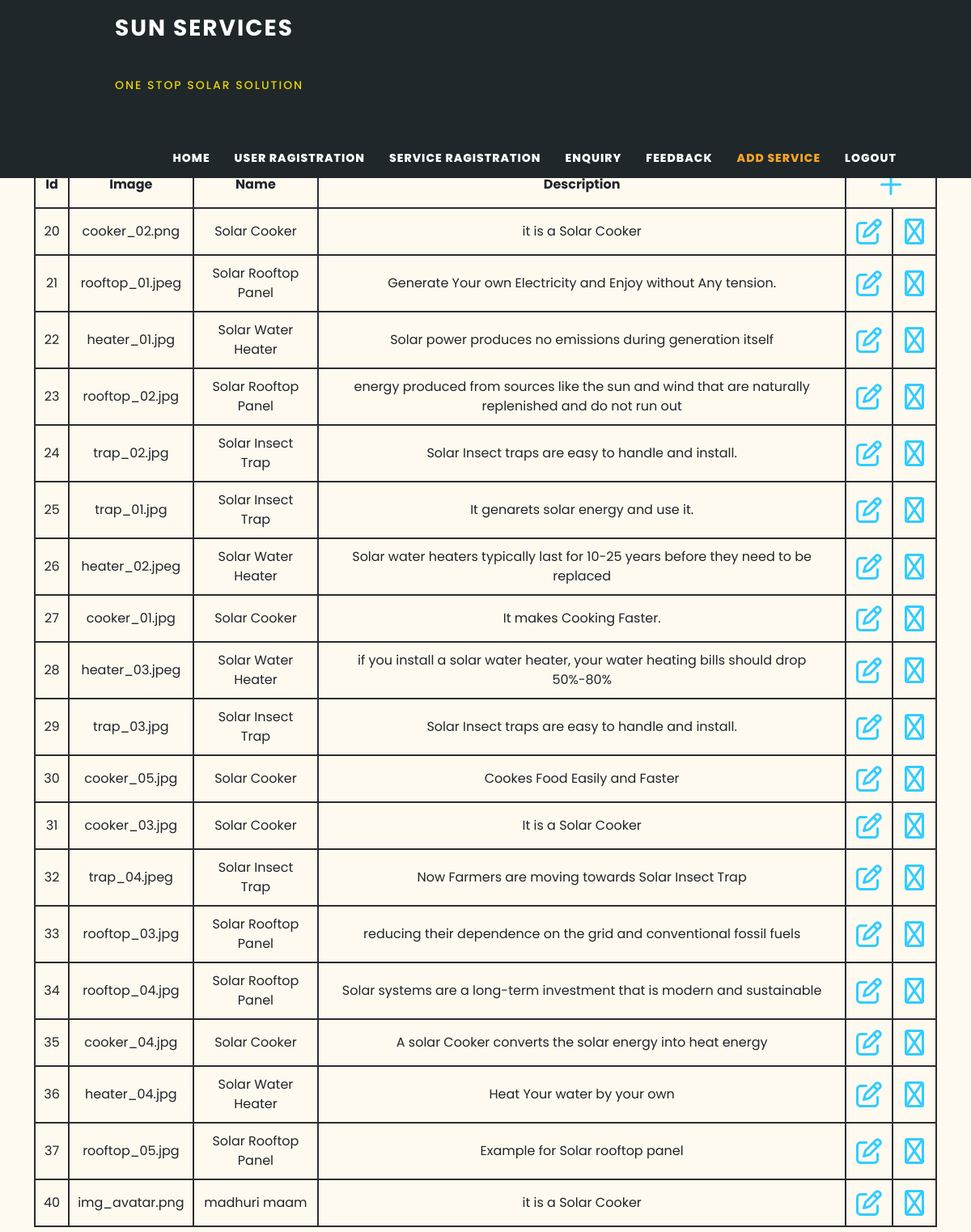
/code/solar_admin/add_service.php, run on the app's committed database.
### tables this page shows
CREATE TABLE `services` (
  `id` int(11) NOT NULL,
  `photos` varchar(100) NOT NULL,
  `name` varchar(20) NOT NULL,
  `description` text NOT NULL
);

### code/solar_admin/add_service.php (the view, shortened to what this page needs)
<!DOCTYPE html>
<html lang="en">
  <head>
    <link href="vendor/bootstrap/css/bootstrap.min.css" rel="stylesheet" />
    <link rel="stylesheet" href="assets/css/fontawesome.css" />
    <link rel="stylesheet" href="assets/css/decor_project.css" />
    <link rel="stylesheet" href="assets/css/owl.css" />
    <link rel="stylesheet" href="assets/css/lightbox.css" />
  <link
  rel="stylesheet"
  href="https://site-assets.fontawesome.com/releases/v6.2.1/css/all.css" />
  </head>
  <body>
    <header class="header-area">
      <div class="container">
        <div class="row">
          <div class="col-12">
            <nav class="main-nav">
              <a href="index.html" class="logo">
                Sun Services<br />
                <h4 class="slogen">One Stop Solar Solution</h4>
              </a>
              <ul class="nav">
                <li>
                  <a href="index.php">Home</a>
                </li>
                <li><a href="user_register.php">User Ragistration</a></li>
                <li><a href="user_register.php">Service Ragistration</a></li>
                <li><a href="enquiry.php" >Enquiry</a></li>
                <li><a href="feedback.php">Feedback</a></li>
                <li><a href="add_service.php" class="active">Add Service</a></li>
                <li>
                  <a href="logout.php" name="logout">Logout</a>
                </li>
              </ul>
            </nav>
          </div>
        </div>
      </div>
    </header>
    <section class="heading-page header-text" id="top">
      <div class="container">
        <div class="row">
          <div class="col">
            <h2 >Service data</h2>
            <table class="table1" id="">
              <?php
              $db = mysqli_connect("localhost", "root", "", "sun");
              $str = "select * from services";
              $result = mysqli_query($db, $str);
              ?>
              <tr>
                <th>Id</th>
                <th>Image</th>
                <th>Name</th>
                <th>Description</th>
                <th colspan="2"><a href="service_add.php"><span class="fa-regular fa-plus"></span></a></th>
              </tr>
              <?php while ($row = mysqli_fetch_array($result, MYSQLI_BOTH)) {
              ?>
            <tr>
              <td>
                <?php echo $row[0] ?>
              </td>
              <td>
                <?php echo $row[1] ?>
              </td>
              <td>
                <?php echo $row[2] ?>
              </td>
              <td>
                <?php echo $row[3] ?>
              </td>
              <td><a href="service_upd.php?id=<?php echo $row[0] ?>" ><span class="fa-regular fa-edit" ></span></a></td>
              <td><a href="service_del.php?id=<?php echo $row[0] ?>" ><span class="fa-regular fa-trash"></span></a></td>
            </tr>
          <?php } ?>
            </table>
          </div>
        </div>
      </div>
    </section>
  </body>
</html>

### code/solar_admin/assets/css/decor_project.css (style rules this page uses)
html, body, div, span, applet, object, iframe, h1, h2, h3, h4, h5, h6, p, blockquote, div pre, a, abbr, acronym, address, big, cite, code, del, dfn, em, font, img, ins, kbd, q, s, samp, small, strike, strong, sub, sup, tt, var, b, u, i, center, dl, dt, dd, ol, ul, li, figure, header, nav, section, article, aside, footer, figcaption, img { margin: 0; padding: 0; border: 0; outline: 0; }
ul, li { padding: 0; margin: 0; list-style: none; }
header, nav, section, article, aside, footer, hgroup { display: block; }
* { box-sizing: border-box; }
html, body { font-family: "Poppins", sans-serif; font-weight: 400; background-color: #fff; font-size: 16px; -ms-text-size-adjust: 100%; -webkit-font-smoothing: antialiased; -moz-osx-font-smoothing: grayscale; }
a { text-decoration: none !important; color: #3cf; }
h1, h2, h3, h4, h5, h6 { margin-top: 0px; margin-bottom: 0px; }
ul { margin-bottom: 0px; }
html, body { background: floralwhite; font-family: "Poppins", sans-serif; }
.header-area { background-color: #1f272b; position: absolute; top: 0px; left: 0; right: 0; z-index: 100; -webkit-transition: all 0.5s ease 0s; -moz-transition: all 0.5s ease 0s; -o-transition: all 0.5s ease 0s; transition: all 0.5s ease 0s; }
.header-area .main-nav { min-height: 100px; background: transparent; }
.header-area .main-nav .logo { line-height: 70px; color: #fffefe; font-size: 28px; font-weight: 700; text-transform: uppercase; letter-spacing: 2px; float: left; padding-left: 100px; -webkit-transition: all 0.3s ease 0s; -moz-transition: all 0.3s ease 0s; -o-transition: all 0.3s ease 0s; transition: all 0.3s ease 0s; }
.header-area .main-nav .slogen { line-height: 70px; color: #ffe600e6; font-size: 14px; font-weight: 500; letter-spacing: 2px; float: left; -webkit-transition: all 0.3s ease 0s; -moz-transition: all 0.3s ease 0s; -o-transition: all 0.3s ease 0s; transition: all 0.3s ease 0s; }
.main-nav .nav { float: right; margin-top: 30px; margin-right: 50px; background-color: transparent; -webkit-transition: all 0.3s ease 0s; -moz-transition: all 0.3s ease 0s; -o-transition: all 0.3s ease 0s; transition: all 0.3s ease 0s; position: relative; z-index: 999; }
.header-area .main-nav .nav li { padding-left: 15px; padding-right: 15px; }
.header-area .main-nav .nav li:last-child { padding-right: 0px; }
.header-area .main-nav .nav li a { display: block; font-weight: 800; font-size: 14px; text-transform: uppercase; color: #fff; -webkit-transition: all 0.3s ease 0s; -moz-transition: all 0.3s ease 0s; -o-transition: all 0.3s ease 0s; transition: all 0.3s ease 0s; height: 50px; line-height: 50px; border: transparent; letter-spacing: 1px; }
.header-area .main-nav .nav li:hover a, .header-area .main-nav .nav li a.active { color: #f5a425 !important; }
.header-area .nav { margin-top: 30px; }
@media (min-width: 767px) { .header-area .main-nav .nav { display: flex !important; } }
section.heading-page { padding-top: 160px; width: auto; text-align: center; }
.table1 , th , td { border: 2px solid #2d2d2d; margin-left: auto; margin-right: auto; width:auto; }
.table2 , th , td { border: 2px solid #2d2d2d; border-radius: 10px; margin-left: auto; margin-right: auto; }
.table , th , td { border: 2px solid #2d2d2d; margin-left: auto; margin-right: auto; width:auto; padding: 10px; margin-top:100px; }
.fa-regular { transform: scale(2); padding:10px; }

### data on the page
services: id "20", photos "cooker_02.png", name "Solar Cooker", description "it is a Solar Cooker"
services: id "21", photos "rooftop_01.jpeg", name "Solar Rooftop Panel", description "Generate Your own Electricity and Enjoy without Any tension."
services: id "22", photos "heater_01.jpg", name "Solar Water Heater", description "Solar power produces no emissions during generation itself"
services: id "23", photos "rooftop_02.jpg", name "Solar Rooftop Panel", description "energy produced from sources like the sun and wind that are naturally replenished and do not run out"
services: id "24", photos "trap_02.jpg", name "Solar Insect Trap", description "Solar Insect traps are easy to handle and install."
services: id "25", photos "trap_01.jpg", name "Solar Insect Trap", description "It genarets solar energy and use it."
services: id "26", photos "heater_02.jpeg", name "Solar Water Heater", description "Solar water heaters typically last for 10-25 years before they need to be replaced"
services: id "27", photos "cooker_01.jpg", name "Solar Cooker", description "It makes Cooking Faster."
services: id "28", photos "heater_03.jpeg", name "Solar Water Heater", description "if you install a solar water heater, your water heating bills should drop 50%-80%"
services: id "29", photos "trap_03.jpg", name "Solar Insect Trap", description "Solar Insect traps are easy to handle and install."
services: id "30", photos "cooker_05.jpg", name "Solar Cooker", description "Cookes Food Easily and Faster"
services: id "31", photos "cooker_03.jpg", name "Solar Cooker", description "It is a Solar Cooker"
services: id "32", photos "trap_04.jpeg", name "Solar Insect Trap", description "Now Farmers are moving towards Solar Insect Trap"
services: id "33", photos "rooftop_03.jpg", name "Solar Rooftop Panel", description "reducing their dependence on the grid and conventional fossil fuels"
services: id "34", photos "rooftop_04.jpg", name "Solar Rooftop Panel", description "Solar systems are a long-term investment that is modern and sustainable"
services: id "35", photos "cooker_04.jpg", name "Solar Cooker", description "A solar Cooker converts the solar energy into heat energy"
services: id "36", photos "heater_04.jpg", name "Solar Water Heater", description "Heat Your water by your own"
services: id "37", photos "rooftop_05.jpg", name "Solar Rooftop Panel", description "Example for Solar rooftop panel"
services: id "40", photos "img_avatar.png", name "madhuri maam", description "it is a Solar Cooker"
